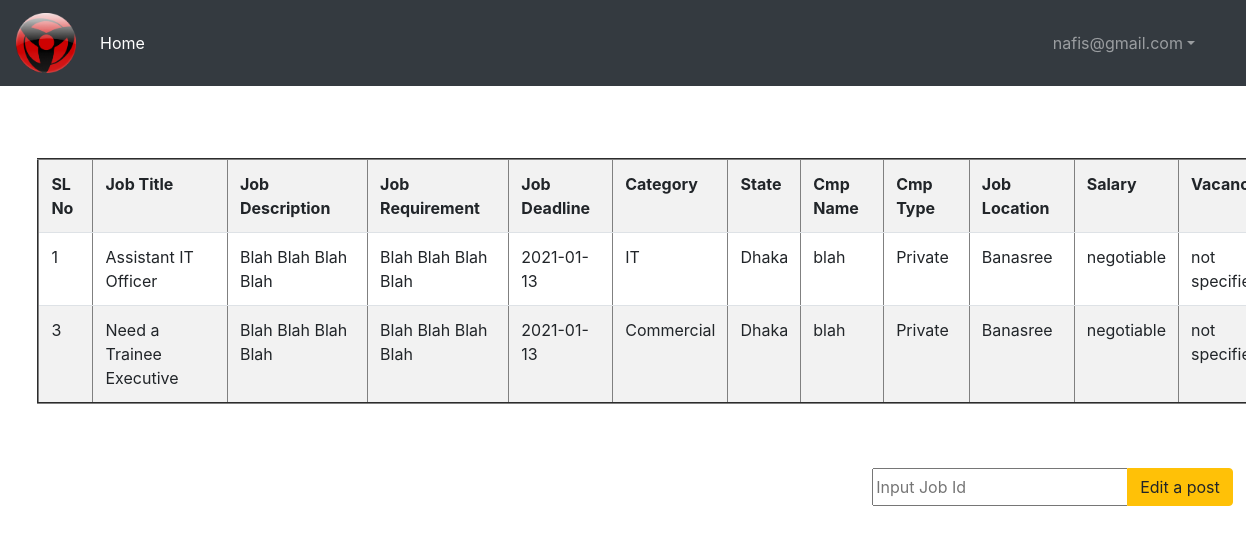
The page /emp/manage-job-up.php (signed in) on the database its author committed.
### tables this page shows
CREATE TABLE `job` (
  `job_id` int(255) NOT NULL,
  `job_title` varchar(40) NOT NULL,
  `job_description` varchar(100) NOT NULL,
  `job_requirement` varchar(100) NOT NULL,
  `job_deadline` date NOT NULL,
  `catagory` varchar(20) NOT NULL,
  `state` varchar(20) NOT NULL,
  `cmp_name` varchar(20) NOT NULL,
  `cmp_type` varchar(20) NOT NULL,
  `job_location` varchar(100) NOT NULL,
  `salary` varchar(20) NOT NULL,
  `vacancy` varchar(20) NOT NULL,
  `employee_emp_email` varchar(100) NOT NULL
);

### emp/manage-job-up.php (the view, shortened to what this page needs)
<?php
$id = $_SESSION['user_name'];
?>
<!DOCTYPE html>
<html>
<head>
  <link rel="stylesheet" href="../design/bootstrap.min.css">
</head>
<body>
    <nav class="navbar navbar-expand-lg navbar-dark bg-dark">
        <a class="navbar-brand" href="#"><img src="../pic/look-1.png" alt="logo" width="60" height="60"></a>
        <div class="collapse navbar-collapse" id="navbarSupportedContent">
            <ul class="navbar-nav mr-auto">
                <li class="nav-item active">
                    <a class="nav-link" href="home-log-emp.php">Home <span class="sr-only">(current)</span></a>
                </li>
            </ul>
            <ul class="navbar-nav justify-content-end" >
                <li class="nav-item dropdown">
                    <?php
                    if(count($_SESSION) > 0) {
                        echo '<a class="nav-link dropdown-toggle log" href="#" id="navbarDropdown" role="button" data-toggle="dropdown"
                        aria-haspopup="true" aria-expanded="false">'.$_SESSION['user_name'].'</a>';
                    }
                    ?>
                </li>
                <li >&nbsp; &nbsp;&nbsp; &nbsp;</li>
            </ul>
    </nav>
    <br><br><br>
    <table border="2" class='table table-striped mar'>
        <tr>
            <th colspan='2'> SL No </th>
            <th colspan='2'> Job Title </th>
            <th colspan='5'> Job Description </th>
            <th colspan='5'> Job Requirement </th>
            <th colspan='2'> Job Deadline  </th>
            <th colspan='2'> Category </th>
            <th colspan='2'> State</th>
            <th colspan='2'> Cmp Name </th>
            <th colspan='2'> Cmp Type </th>
            <th colspan='5'> Job Location </th>
            <th colspan='2'> Salary </th>
            <th colspan='2'> Vacancy </th>
        </tr>
    <?php
    include '../db_con.php';
        $sql = "select * from job where employee_emp_email='$id'";
        $isql = $con->query ($sql);
        if ($isql->num_rows > 0) {
            while($row = $isql->fetch_assoc()) {
                echo "
                    <tr>
                        <td colspan='2'> {$row["job_id"]} </td>
                        <td colspan='2'> {$row["job_title"]} </td>
                        <td colspan='5'> {$row["job_description"]}</td>
                        <td colspan='5'> {$row["job_requirement"]}</td>
                        <td colspan='2'> {$row["job_deadline"]} </td>
                        <td colspan='2'> {$row["catagory"]} </td>
                        <td colspan='2'> {$row["state"]} </td>
                        <td colspan='2'> {$row["cmp_name"]} </td>
                        <td colspan='2'> {$row["cmp_type"]} </td>
                        <td colspan='5'> {$row["job_location"]} </td>
                        <td colspan='2'> {$row["salary"]} </td>
                        <td colspan='2'> {$row["vacancy"]} </td>
                    </tr>
                ";
            }
        } else {
            echo "No jobs added";
        }
    ?>
    </table>
    <br><br>
    <form action="<?php echo htmlentities($_SERVER['PHP_SELF']); ?>" method="POST">
        <div class="btn-group bb" role="group" aria-label="Basic mixed styles example">
            <input type="text" name="j_uid" placeholder="Input Job Id" required>
            <button type="submit" name="edit" class="btn btn-warning">Edit a post</button>
        </div>
    </form>
</body>
</html>

### emp/manage-job-up.php (style rules this page uses)
.bb { left: 70%; }
.mar { margin-left: 3%; }

### rows shown on the page
job: job_id "1", job_title "Assistant IT Officer", job_description "Blah Blah Blah Blah", job_requirement "Blah Blah Blah Blah", job_deadline "2021-01-13", catagory "IT", state "Dhaka", cmp_name "blah", cmp_type "Private", job_location "Banasree", salary "negotiable", vacancy "not…"
job: job_id "3", job_title "Need a Trainee Executive", job_description "Blah Blah Blah Blah", job_requirement "Blah Blah Blah Blah", job_deadline "2021-01-13", catagory "Commercial", state "Dhaka", cmp_name "blah", cmp_type "Private", job_location "Banasree", salary "negotiable", vacancy "not…"

### other values the page prints
$_SESSION['user_name'] "nafis@gmail.com"
